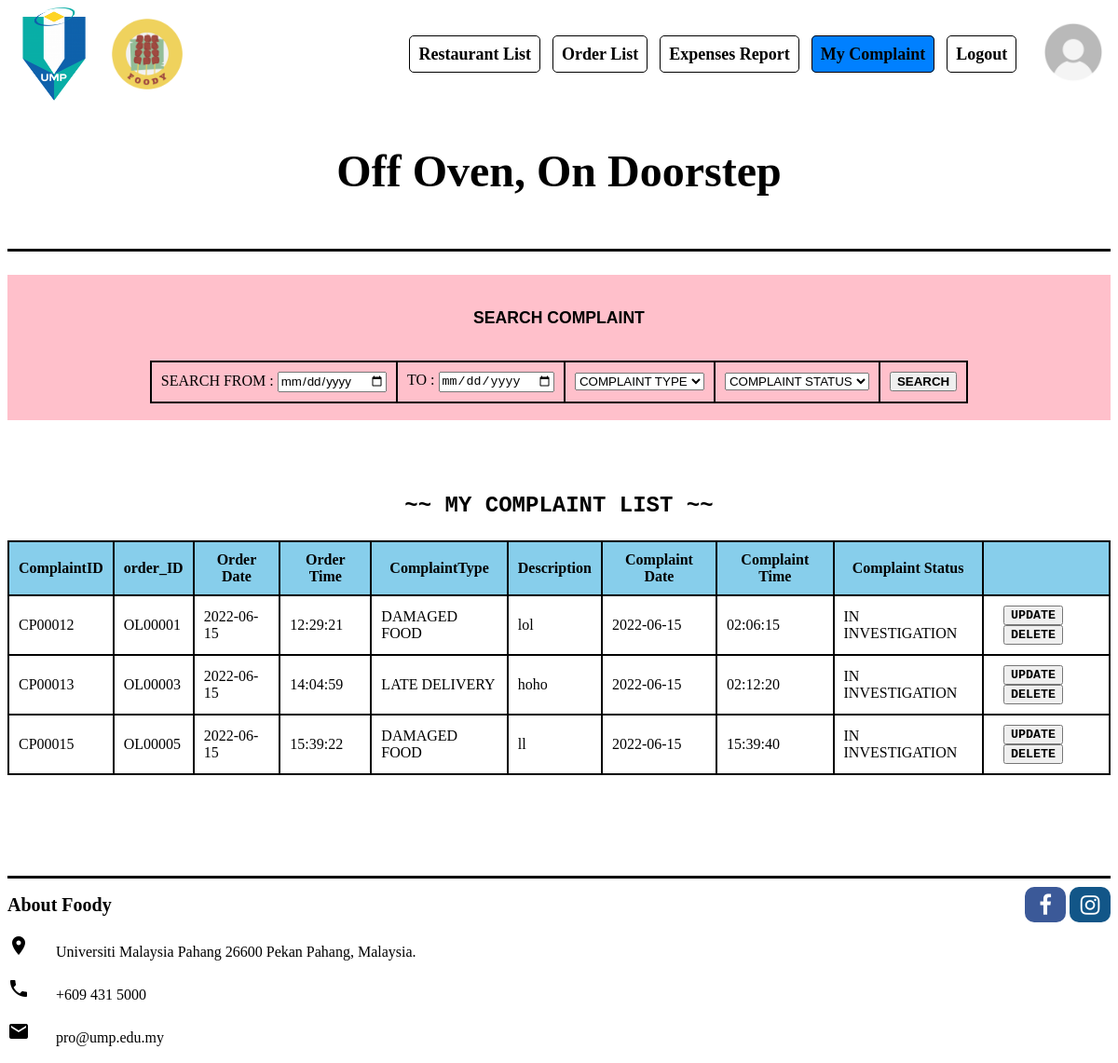
The app's page /complaint/UserViewComplaint.php with its own data.
### tables this page shows
CREATE TABLE `complaint_list` (
  `complaint_ID` int NOT NULL,
  `complaintType` varchar(30) DEFAULT NULL,
  `complaintDesc` varchar(300) DEFAULT NULL,
  `complaintDate` date DEFAULT NULL,
  `complaintTime` time DEFAULT NULL,
  `complaintStatus` varchar(30) DEFAULT NULL,
  `order_ID` int DEFAULT NULL
);

CREATE TABLE `order_list` (
  `order_ID` int NOT NULL,
  `orderDate` date DEFAULT NULL,
  `orderTime` time DEFAULT NULL,
  `totalPayment` float DEFAULT NULL,
  `orderStatus` varchar(100) DEFAULT NULL,
  `delLocation` varchar(100) DEFAULT NULL,
  `RO_username` varchar(100) DEFAULT NULL,
  `username` varchar(100) DEFAULT NULL,
  `rider_username` varchar(100) DEFAULT NULL
);

### complaint/UserViewComplaint.php (the view, shortened to what this page needs)
<!DOCTYPE html>
<html>
<head>
    <link rel="stylesheet" href="https://cdnjs.cloudflare.com/ajax/libs/font-awesome/4.7.0/css/font-awesome.min.css">
</head>
<?php
include("../db/db.php");
?>
<header class="wrapper">
        <img src="../resources/../resources/ump logo.png" alt="UMP" width="100" height="100">
        <img src="../resources/foody logo.png" alt="Foody" width="100" height="100">
        <nav>
        <a href="#resList">Restaurant List</a>
        <a href="checkout.php">Order List</a>
        <a href="#expenses">Expenses Report</a>
        <a class="active" href="UserViewComplaint.php">My Complaint</a>
        <a href="logout.php" onclick="return checklogout()">Logout</a>
        </nav>
        <a href="profile.php"><img src="../resources/../resources/profile.jpg" alt="profile" width="80" height="80"></a>
        <br>
        <h3>Off Oven, On Doorstep</h3>
<div STYLE="background-color:#000000; height:3px; width:100%;"></div>
<br>
</header>
<body bgcolor="#FFFFFF" text="#000000">
<form action="UserViewComplaintAfterSearching.php" method="post">
<br><div class="searchComplaint" style="background-color:pink;width:100%;">
<br><p style="font-family:Arial;color:black;text-align:center;font-size:110%;"><b>SEARCH COMPLAINT</b></p><br>
<table>
<tr>
    <td>SEARCH FROM : <input type="date" name="start" style="width:auto;font-family:Arial;"></td>
    <td>TO : <input type="date" name="end"></td>
    <td><select required name = "complaintType" style="font-family:Arial;width:auto;">
        <option selected disabled value="">COMPLAINT TYPE</option>
        </select>
    </td>
    <td><select required name = "complaintStatus" style="font-family:Arial;width:auto;">
        <option selected disabled value="">COMPLAINT STATUS</option>
        </select>
    </td>
    <td><input style="font-family:Arial;width:auto;font-weight: bold; "type="submit" value="SEARCH" name="searchComplaint"></td>
</tr>
</table>
<br>
</div>
</form>
<br><br>
<?php
$query = "SELECT * FROM order_list AS o, Complaint_List AS c WHERE o.order_ID = c.order_ID";
$result = mysqli_query($conn,$query);
?>
<br><p style="text-align: center;font-family:Courier New;font-size:150%;"><b>~~ MY COMPLAINT LIST ~~</b></p>
<?php
    echo "<table>";
        echo "<tr>" . "<th>ComplaintID</th>" . "<th>order_ID</th>" . "<th>Order Date</th>" . "<th>Order Time</th>" ."<th>ComplaintType</th>" . "<th>Description</th>" . "<th>Complaint Date</th>". "<th>Complaint Time</th>". "<th>Complaint Status</th>"."<th></th>". "</tr>";
        if (mysqli_num_rows($result) > 0) {
            while($row = mysqli_fetch_assoc($result)){
                $complaintID = $row["complaint_ID"];
                $length = 5;
                $string = substr(str_repeat(0, $length).$complaintID,-$length);
                $order_ID = $row["order_ID"];
                $length = 5;
                $string2 = substr(str_repeat(0, $length).$order_ID,-$length);
                echo "<tr><td>".
                "CP". $string . "</td><td>" .
                "OL". $string2 . "</td><td>" .
                $row['orderDate'] . "</td><td>" .
                $row['orderTime'] . "</td><td>" .
                $row['complaintType'] . "</td><td>" .
                $row['complaintDesc'] . "</td><td>" .
                $row['complaintDate'] . "</td><td>" .
                $row['complaintTime'] . "</td><td>" .
                $row['complaintStatus'] . "</td><td>" .
                "<a href='IndexUserUpdateComplaint.php?complaintID=$complaintID'>" .
                '<button style="font-family:Courier New;margin-left:10%;font-weight: bold; "type="submit" name="updateComplaint">UPDATE</button>' .
                '</a>' .
                "<a href='DeleteComplaint.php?id=$complaintID'>" .
                '<button style="font-family:Courier New;margin-left:10%;font-weight: bold; "type="submit" name="deleteComplaint">DELETE</button>' .
                '</a>' .
                "</td></tr>";
            }
        }
        else {
            echo "No result found.";
        }
        echo "</table>";
?>
<br><br>
</body>
<br><br><br><br>
<DIV STYLE="background-color:#000000; height:3px; width:100%;">
<footer class="wrapper">
        <div>
            <p style="font-size: 20px;"> <b>About Foody</b> </p>
            <div>
                <a href="#" class="fa fa-facebook fa-lg"></a>
                <a href="#" class="fa fa-instagram fa-lg"></a>
            </div>
        </div>
        <i class="material-icons">location_on</i>
        <span class="icon-text"> Universiti Malaysia Pahang 26600 Pekan Pahang, Malaysia. </span>
        <br><br><i class="material-icons">local_phone</i>
        <span class="icon-text"> +609 431 5000 </span>
        <br><br><i class="material-icons">email</i>
        <span class="icon-text"> pro@ump.edu.my </span>
        <br><br>
</footer>
</html>

### complaint/UserViewComplaint.php (style rules this page uses)
table, th, td { border: 2px solid black; border-collapse: collapse; padding: 10px 10px; }
header { display: flex; flex-flow: wrap; justify-content: space-between; align-items: center; white-space: nowrap; }
header > nav { margin-left: auto; margin-right: 1%; text-decoration: none; }
header > nav > a { border: black solid 1px; text-decoration: none; padding: 0.5em; margin-right: 0.5em; border-radius: 5px; color: black; font-weight: bold; font-size: 18px; }
header > nav > a.active { color: black; background-color: rgb(0 ,128 ,255); }
header > h3 { width: 100%; text-align: center; style=font-family:Georgia Garamond; font-size:300%; }
footer > div { display: flex; justify-content: space-between; align-items: center; white-space: nowrap; }
footer > div > div { margin-left: auto; }
.fa { padding: 10px; width: 1em; border-radius: 10px; text-align: center; font-size: 1.5em; text-decoration: none; }
.fa-facebook { background: #3B5998; color: white; }
.fa-instagram { background: #125688; color: white; }
.icon-text { display: inline-flex; align-items: center; padding:0 24px; }
table { margin-left: auto; margin-right: auto; }
th { background-color: skyblue; }

### records on screen
complaint_list: complaint_ID "00012", order_ID "00001", order_ID.orderDate "2022-06-15", order_ID.orderTime "12:29:21", complaintType "DAMAGED FOOD", complaintDesc "lol", complaintDate "2022-06-15", complaintTime "02:06:15", complaintStatus "IN INVESTIGATION"
complaint_list: complaint_ID "00013", order_ID "00003", order_ID.orderDate "2022-06-15", order_ID.orderTime "14:04:59", complaintType "LATE DELIVERY", complaintDesc "hoho", complaintDate "2022-06-15", complaintTime "02:12:20", complaintStatus "IN INVESTIGATION"
complaint_list: complaint_ID "00015", order_ID "00005", order_ID.orderDate "2022-06-15", order_ID.orderTime "15:39:22", complaintType "DAMAGED FOOD", complaintDesc "ll", complaintDate "2022-06-15", complaintTime "15:39:40", complaintStatus "IN INVESTIGATION"
